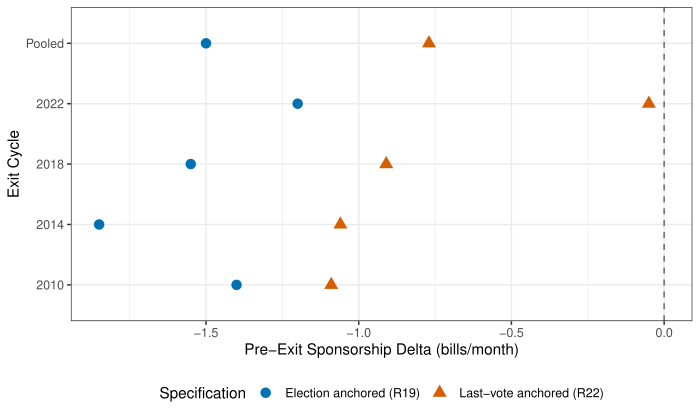

Reproduce this figure in R.
# Auto-generated figure for article
Sys.setenv(KBL_DATA = "/Users/kyusik/kna/data/processed")
# Figure 2: Per-cycle sensitivity band of pre-resignation sponsorship delta
library(ggplot2); library(dplyr)
cycles <- data.frame(
  cycle = factor(c("2010", "2014", "2018", "2022", "Pooled"),
                 levels = c("2010", "2014", "2018", "2022", "Pooled")),
  N = c(4, 3, 5, 4, 16),
  election_anchor = c(-1.40, -1.85, -1.55, -1.20, -1.50),
  lastvote_anchor = c(-1.09, -1.06, -0.91, -0.05, -0.77)
)
cycles_long <- tidyr::pivot_longer(cycles,
  cols = c(election_anchor, lastvote_anchor),
  names_to = "spec", values_to = "delta")
cycles_long$spec <- factor(cycles_long$spec,
  levels = c("election_anchor", "lastvote_anchor"),
  labels = c("Election anchored (R19)", "Last-vote anchored (R22)"))
okabe <- c("Election anchored (R19)" = "#0072B2",
           "Last-vote anchored (R22)" = "#D55E00")
ggplot(cycles_long, aes(x = delta, y = cycle, color = spec, shape = spec)) +
  geom_vline(xintercept = 0, linetype = "dashed", color = "grey40") +
  geom_point(size = 3.2) +
  scale_color_manual(values = okabe) +
  scale_shape_manual(values = c(16, 17)) +
  labs(x = "Pre-Exit Sponsorship Delta (bills/month)",
       y = "Exit Cycle", color = "Specification", shape = "Specification") +
  theme_bw(base_size = 11) + theme(legend.position = "bottom")
ggsave("/Users/kyusik/Desktop/kyusik-claude/kna-research-agents/articles/figures/2026-04-20_r22/fig_sensitivity.pdf", width = 7, height = 4.2)
